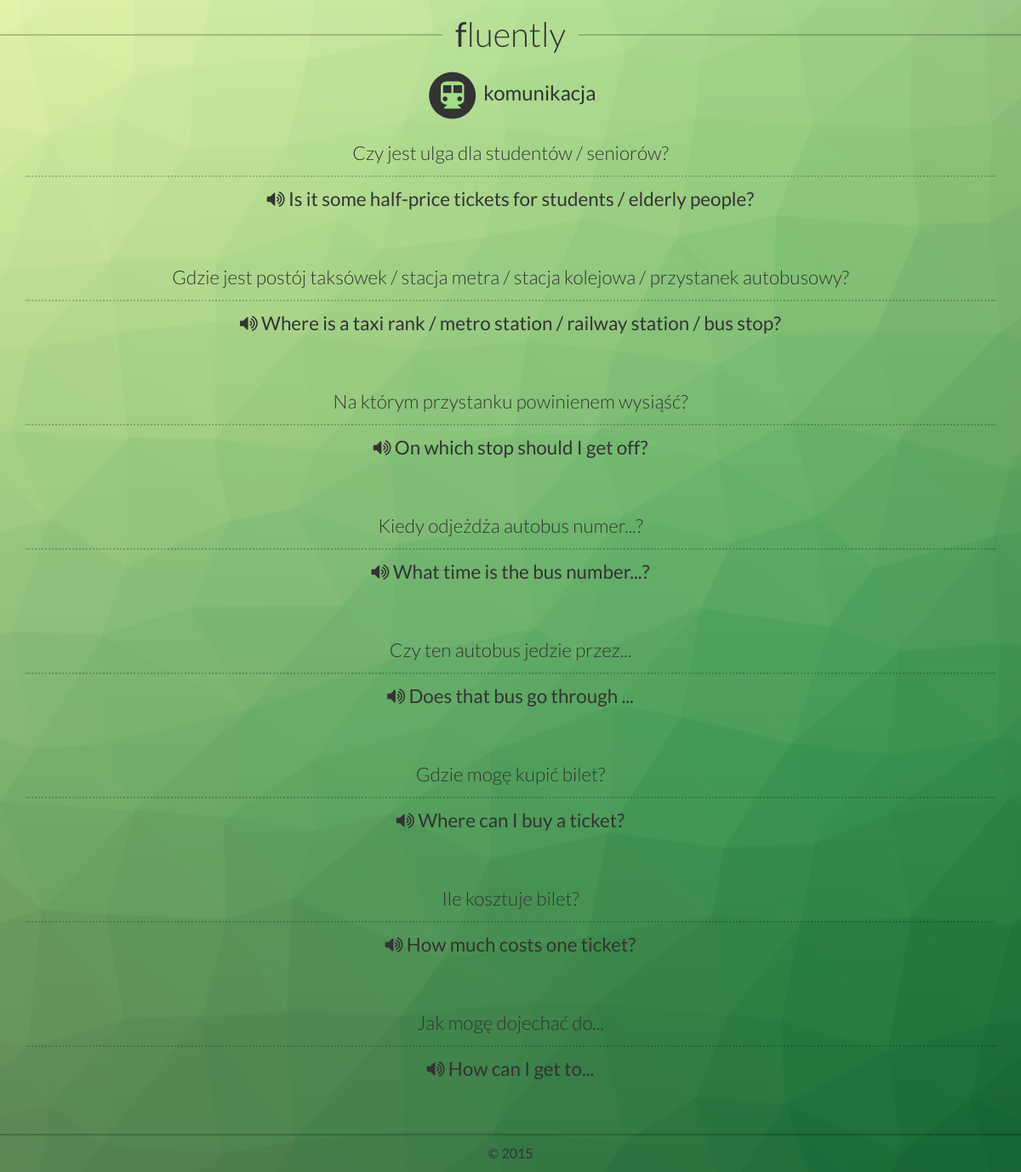
Page /komunikacja on the committed database.
### tables this page shows
CREATE TABLE phrases (
  id INTEGER PRIMARY KEY autoincrement,
  priority INTEGER,
  english VARCHAR(255),
  polish VARCHAR(255),
  category VARCHAR(255) NOT NULL
);

### fluently.py (the view)
@app.route('/komunikacja')
def komunikacja():
    cur = get_db().execute('SELECT * FROM phrases WHERE category LIKE "%komunikacja%" ORDER BY priority')
    names = list(map(lambda x: x[0], cur.description))
    print(names)
    phrases = []
    for phrase in cur:
        phrases.append(phrase)
    print(phrases)
    return render_template('phrasebook-template.html', phrases=phrases, category = 'komunikacja', image = 'fa-subway')

### fluently.py (called while the page is built)
def connect_db():
    return sqlite3.connect(app.config['DATABASE'])

@app.before_request
def before_request():
    g.db = connect_db()

@app.teardown_request
def teardown_request(exception):
    db = getattr(g, 'db', None)
    if db is not None:
        db.close()

def get_db():
    db = getattr(g, '_database', None)
    if db is None:
        db = g._database = connect_db()
    return db

### templates/phrasebook-template.html (shortened to what this page needs)
<!doctype html>
<html>
<head>
	<link rel="stylesheet" href="https://maxcdn.bootstrapcdn.com/font-awesome/4.4.0/css/font-awesome.min.css">
	<link rel="stylesheet" href="../static/bootstrap.min.css">
	<link rel="stylesheet" href="../static/main.css">
</head>
<body>
	<header>
		<h1><span><b>f</b>luently</span></h1>
		<h2>
			<span class="fa-stack fa-lg">
				<i class="fa fa-circle fa-stack-2x"></i>
				<i class="fa {{ image }} fa-stack-1x fa-inverse"></i>
			</span>
			{{ category }}
		</h2>
	</header>
	<div class="container">
		<div class="row phrasebook">
			{% for phrase in phrases%}
			<div class="col-xs-12 item">
				<p class="native">{{ phrase[3] }}</p>
				<p class="foreign"><a href="#"><i class="fa fa-volume-up"></i> {{ phrase[2] }}</a></p>
			</div>
			{% endfor %}
		</div>
	</div>
	<footer>
		<small>&copy; 2015</small>
	</footer>
</body>
</html>

### static/main.css (style rules this page uses)
html, body { width: 100%; min-height: 100%; font-size: 16px; font-family: "Lato", sans-serif; padding-top: 20px; overflow-x: hidden; }
body { "pattern.png"); background: -webkit-gradient(linear, 50% 0%, 50% 100%, color-stop(0%, rgba(0, 0, 0, 0)), color-stop(100%, rgba(0, 0, 0, 0.2))), center center/cover url("pattern.png"); background: -moz-linear-gradient(top, rgba(0, 0, 0, 0), rgba(0, 0, 0, 0.2)), center center/cover url("pattern.png"); background: -webkit-linear-gradient(top, rgba(0, 0, 0, 0), rgba(0, 0, 0, 0.2)), center center/cover url("pattern.png"); background: linear-gradient(to bottom, rgba(0, 0, 0, 0), rgba(0, 0, 0, 0.2)), center center/cover url("pattern.png"); padding-top: 20px; }
.fa-stack-1x { color: #9fdf89; }
a, a:link, a:visited { color: #333; text-decoration: none; }
h1 { margin: 0 0 20px; text-align: center; font-size: 2.5rem; font-weight: 300; }
h1 b { font-weight: 400; }
h1 { line-height: 0; text-align: center; }
h1 span { display: inline-block; position: relative; }
h1 span:before, h1 span:after { content: ""; position: absolute; height: 5px; border-top: 2px solid rgba(0, 0, 0, 0.2); top: 0; width: 1200px; }
h1 span:before { right: 100%; margin-right: 15px; }
h1 span:after { left: 100%; margin-left: 15px; }
h2 { text-align: center; font-size: 1.5rem; margin: 40px 0 20px; }
body > footer { border-top: 2px solid rgba(0, 0, 0, 0.2); text-align: center; padding: 10px 0; display: block; width: 100%; }
body > footer small { font-size: 1rem; margin: 0; padding: 0; }
.phrasebook p { font-size: 1.4rem; text-align: center; }
.phrasebook .native { font-weight: 300; border-bottom: 2px dotted rgba(0, 0, 0, 0.2); padding-bottom: 10px; }
.phrasebook .foreign { font-weight: 400; }
.phrasebook .item + .item { margin-top: 50px; }
.phrasebook > div:last-child { padding-bottom: 50px; }

### rows in the picture
phrases: polish "Czy jest ulga dla studentów / seniorów?", english "Is it some half-price tickets for students / elderly people?"
phrases: polish "Gdzie jest postój taksówek / stacja metra / stacja kolejowa / przystanek autobusowy?", english "Where is a taxi rank / metro station / railway station / bus stop?"
phrases: polish "Na którym przystanku powinienem wysiąść?", english "On which stop should I get off?"
phrases: polish "Kiedy odjeżdża autobus numer...?", english "What time is the bus number...?"
phrases: polish "Czy ten autobus jedzie przez...", english "Does that bus go through ..."
phrases: polish "Gdzie mogę kupić bilet?", english "Where can I buy a ticket?"
phrases: polish "Ile kosztuje bilet?", english "How much costs one ticket?"
phrases: polish "Jak mogę dojechać do...", english "How can I get to..."

### other values in the picture
{{ category }} "komunikacja"
